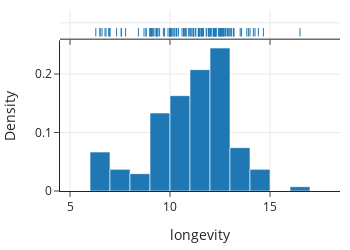

The notebook cell saved with this chart:
### Markdown cell above
Visual displays of a feature can help us see patterns in observations; they are often much better than direct examination of the numbers or strings in a feature themselves. 
The simple rug plot locates each observation as a "yarn" in a
"rug" along an axis. The rug plot can be useful when we have a handful of observations,
but it soon gets difficult to distinguish high density (most populated) regions
with, say, even 100 observations. {numref}`Figure %s <longevity-rug-plot>` shows a rug plot with about 150 longevity values for dog breeds along the top of a histogram.

### Code cell
f1 = px.histogram(dogs, x="longevity", marginal="rug", nbins=20,
             histnorm='probability',  width=350, height=250)

f1.update_xaxes(range=[4.5, 18.5])                
f1.update_yaxes(title="Density", row=1, col=1)
f1.show()

### Figure 1 — Plotly figure (JSON) as saved in the notebook; plotly's stock layout.template omitted (floating-point values rounded to 4 significant figures; data arrays with more than 128 entries replaced by an {"elided": "..."} marker saying what was removed)
{"data": [{"alignmentgroup": "True", "bingroup": "x", "histnorm": "probability", "hovertemplate": "longevity=%{x}<br>probability=%{y}<extra></extra>", "legendgroup": "", "marker": {"color": "#1F77B4", "pattern": {"shape": ""}}, "name": "", "nbinsx": 20, "offsetgroup": "", "orientation": "v", "showlegend": false, "type": "histogram", "x": {"elided": "172 float values"}, "xaxis": "x", "yaxis": "y"}, {"alignmentgroup": "True", "boxpoints": "all", "fillcolor": "rgba(255,255,255,0)", "hoveron": "points", "hovertemplate": "longevity=%{x}<extra></extra>", "jitter": 0, "legendgroup": "", "line": {"color": "rgba(255,255,255,0)"}, "marker": {"color": "#1F77B4", "symbol": "line-ns-open"}, "name": "", "offsetgroup": "", "showlegend": false, "type": "box", "x": {"elided": "172 float values"}, "xaxis": "x2", "yaxis": "y2"}], "layout": {"barmode": "relative", "height": 250, "legend": {"tracegroupgap": 0}, "width": 350, "xaxis": {"anchor": "y", "domain": [0, 1], "range": [4.5, 18.5], "title": {"text": "longevity"}, "type": "linear"}, "xaxis2": {"anchor": "y2", "domain": [0, 1], "matches": "x", "range": [4.5, 18.5], "showticklabels": false, "type": "linear"}, "yaxis": {"anchor": "x", "autorange": true, "domain": [0, 0.8316], "range": [0, 0.2573], "title": {"text": "Density"}}, "yaxis2": {"anchor": "x2", "autorange": true, "domain": [0.8416, 1], "matches": "y2", "range": [-0.6169, 0.5], "showline": false, "showticklabels": false, "ticks": "", "type": "category"}}}
